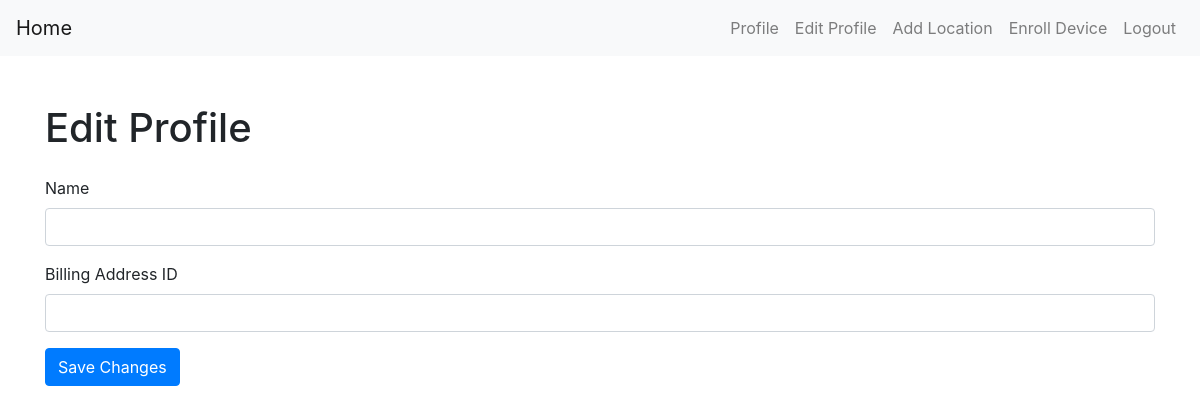
/edit_profile (signed in), run on an earlier commit of the app's database.
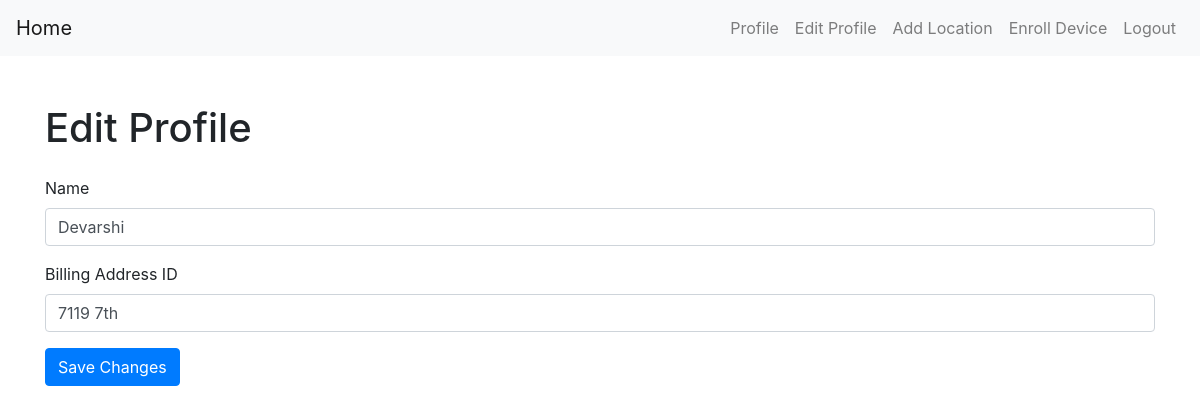
And on a later commit of the database.
### app.py (models this page shows)
class User(db.Model):
    id = db.Column(db.Integer, primary_key=True)
    username = db.Column(db.String(50), unique=True, nullable=False)
    password = db.Column(db.String(60), nullable=False)
    name = db.Column(db.String(100), nullable=True)  # Add this line for the name field
    billing_address_id = db.Column(db.Integer, nullable=True)  # Add this line for the billing_address_id field
    service_locations = db.relationship('ServiceLocation', backref='user', lazy=True)
    zip_code = db.Column(db.String(10), nullable=False)

### app.py (the view, shortened to what this page needs)
@app.route('/edit_profile', methods=['GET', 'POST'])
def edit_profile():
    form = EditProfileForm()
    if 'user_id' in session:
        user = User.query.get(session['user_id'])
        form.name.data = user.name
        form.billing_address_id.data = user.billing_address_id
        return render_template('edit_profile.html', form=form)
    else:
        return redirect(url_for('login'))

### app.py
class EditProfileForm(FlaskForm):
    name = StringField('Name', validators=[InputRequired()])
    billing_address_id = StringField('Billing Address ID', validators=[InputRequired()])
    submit = SubmitField('Save Changes')

### templates/edit_profile.html (shortened to what this page needs)
{% extends 'base.html' %}
{% block content %}
    <div class="container mt-5">
        <h1 class="mb-4">Edit Profile</h1>
        <form method="POST" action="">
            <div class="form-group">
                {{ form.name.label }}
                {{ form.name(class="form-control") }}
            </div>
            <div class="form-group">
                {{ form.billing_address_id.label }}
                {{ form.billing_address_id(class="form-control") }}
            </div>
            <button type="submit" class="btn btn-primary">Save Changes</button>
        </form>
    </div>
{% endblock %}

What changed in the data, as far as the page shows it:
now on this page (row edited): User: name "Devarshi", billing_address_id "7119 7th"
